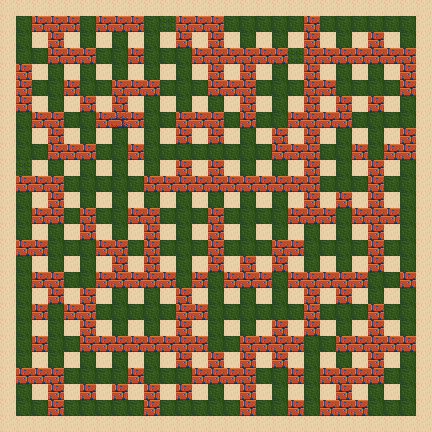

A 2D game scene composited from a Tiled map and its tileset images. What follows is a short description and the map's XML, with every tile layer's data as written:
An orthogonal 27x27 tile map with 16x16 px tiles, 3 tile layers (Ground, ExplodableWall, Wall).

<map version="1.9" tiledversion="1.9.2" orientation="orthogonal" renderorder="right-down" width="27" height="27" tilewidth="16" tileheight="16" infinite="0" backgroundcolor="#00ff00" nextlayerid="5" nextobjectid="1">
 <tileset firstgid="1" source="../tiles2.tsx" />
 <layer id="1" name="Ground" width="27" height="27">
  <properties>
   <property name="collidable" type="bool" value="false" />
  </properties>
  <data encoding="csv">
484,483,483,483,483,483,483,483,483,483,484,483,483,483,483,483,483,483,483,483,483,483,483,483,483,483,483,
483,483,483,483,483,483,483,483,483,483,484,483,483,483,483,483,483,483,483,483,483,483,483,483,483,483,483,
483,483,483,483,483,483,483,483,483,483,484,483,483,483,483,483,483,483,483,483,483,483,483,483,483,483,483,
484,483,483,483,483,483,483,483,483,483,483,483,483,483,483,483,483,483,484,483,483,483,483,483,483,483,483,
484,483,483,483,483,483,483,483,483,483,483,483,483,483,483,483,483,483,483,483,483,483,483,483,483,483,483,
484,483,483,483,483,483,483,483,483,483,483,483,483,483,483,483,483,483,483,483,483,483,483,483,483,483,483,
484,483,483,483,483,483,483,483,483,483,483,483,483,483,483,483,483,483,483,483,483,483,483,483,483,483,483,
484,483,483,483,483,483,483,483,483,483,483,483,483,483,483,483,483,483,483,483,483,483,483,483,483,483,483,
483,483,483,483,483,483,483,483,483,483,483,483,483,483,483,483,483,483,483,483,483,483,483,483,483,483,483,
484,483,483,483,483,483,483,483,483,483,483,483,483,483,483,483,483,483,483,483,483,483,483,483,483,483,483,
483,483,483,483,483,483,483,483,483,483,483,483,483,483,483,483,483,483,483,483,483,483,483,483,483,483,483,
483,483,483,483,483,483,483,483,483,483,483,483,483,483,483,483,483,483,483,483,483,483,483,483,483,483,483,
483,483,483,483,483,483,483,483,483,483,483,483,483,483,483,483,483,483,483,483,483,483,483,483,483,483,483,
483,483,483,483,483,483,483,483,483,483,483,483,483,483,483,483,483,483,483,483,483,483,483,483,483,483,483,
483,483,483,483,483,483,483,483,483,483,483,483,483,483,483,483,483,483,483,483,483,483,483,483,483,483,483,
483,483,483,483,483,483,483,483,483,483,483,483,483,483,483,483,483,483,483,483,483,483,483,483,483,483,483,
483,483,483,483,483,483,483,483,483,483,483,483,483,483,483,483,483,483,483,483,483,483,483,483,483,483,483,
483,483,483,483,483,483,483,483,483,483,483,483,483,483,483,483,483,483,483,483,483,483,483,483,483,483,483,
483,483,483,483,483,483,483,483,483,483,483,483,483,483,483,483,483,483,483,483,483,483,483,483,483,483,483,
483,483,483,483,483,483,483,483,483,483,483,483,483,483,483,483,483,483,483,483,483,483,483,483,483,483,483,
483,483,483,483,483,483,483,483,483,483,483,483,483,483,483,483,483,483,483,483,483,483,483,483,483,483,483,
483,483,483,483,483,483,483,483,483,483,483,483,483,483,483,483,483,483,483,483,483,483,483,483,483,483,483,
483,483,483,483,483,483,483,483,483,483,483,483,483,483,483,483,483,483,483,483,483,483,483,483,483,483,483,
483,483,483,483,483,483,483,483,483,483,483,483,483,483,483,483,483,483,483,483,483,483,483,483,483,483,483,
483,483,483,483,483,483,483,483,483,483,483,483,483,483,483,483,483,483,483,483,483,483,483,483,483,483,483,
483,483,483,483,483,483,483,483,483,483,483,483,483,483,483,483,483,483,483,483,483,483,483,483,483,483,483,
483,483,483,483,483,483,483,483,483,483,483,483,483,483,483,483,483,483,483,483,483,483,483,483,483,483,483
</data>
 </layer>
 <layer id="3" name="ExplodableWall" width="27" height="27">
  <properties>
   <property name="collidable" type="bool" value="true" />
  </properties>
  <data encoding="csv">
0,0,0,0,0,0,0,0,0,0,0,0,0,0,0,0,0,0,0,0,0,0,0,0,0,0,0,
0,0,106,106,106,0,106,106,106,0,0,106,106,106,0,0,0,0,0,106,0,0,0,0,0,0,0,
0,0,0,106,0,0,0,0,0,0,0,106,0,106,0,0,0,0,0,106,0,0,0,106,0,0,0,
0,0,0,106,106,106,0,0,106,0,0,0,106,106,106,106,106,106,0,106,106,106,106,106,106,106,0,
0,106,0,0,0,0,0,0,0,0,0,0,106,106,106,106,0,0,106,106,0,0,0,0,0,106,0,
0,106,0,0,106,0,0,106,106,106,0,0,0,106,106,106,0,0,0,106,106,0,0,0,0,106,0,
0,106,0,0,0,106,0,106,0,0,0,0,0,0,0,106,0,0,0,106,106,106,0,106,0,0,0,
0,0,106,106,0,0,106,105,106,0,0,106,106,106,0,106,0,0,106,106,106,106,0,0,0,0,0,
0,0,0,106,0,0,0,0,0,0,0,106,106,106,0,0,0,106,106,106,0,0,106,0,106,106,0,
0,0,0,106,106,106,0,0,106,0,0,0,0,0,0,0,0,106,106,106,0,0,106,0,106,106,0,
0,0,0,0,0,0,0,0,106,0,0,106,106,106,0,0,0,0,0,106,0,0,0,106,0,0,0,
0,106,106,106,0,0,0,0,0,106,106,106,106,106,106,106,106,106,106,106,0,0,0,106,0,0,0,
0,0,0,106,0,0,0,0,0,0,0,0,0,0,0,0,0,0,0,106,0,106,0,106,0,0,0,
0,0,106,106,0,106,0,0,106,106,0,0,0,106,0,0,0,0,106,106,106,0,106,106,106,0,0,
0,0,106,0,0,106,106,0,0,106,0,0,0,106,0,0,0,0,106,0,0,0,0,106,0,0,0,
0,106,106,0,0,0,106,106,0,106,0,0,0,106,0,0,0,106,106,0,0,0,0,106,0,0,0,
0,0,106,0,0,0,0,106,106,106,106,0,106,106,0,106,106,106,0,0,0,0,106,106,0,0,0,
0,0,106,106,0,0,106,106,106,106,106,0,106,0,106,106,106,0,106,106,106,106,106,0,0,106,0,
0,0,0,106,0,106,106,0,0,0,0,106,0,0,0,0,106,0,106,106,0,106,106,0,0,0,0,
0,0,106,0,106,106,0,0,0,0,0,106,106,0,0,0,0,0,0,106,0,0,0,106,0,0,0,
0,0,0,0,106,106,0,0,0,0,0,106,106,0,0,0,0,106,0,106,106,0,0,106,0,0,0,
0,0,106,0,0,106,106,106,106,106,106,106,106,0,0,106,106,106,106,0,0,106,106,106,106,106,0,
0,0,0,0,0,0,0,0,0,0,0,106,106,106,106,106,106,106,106,0,0,0,0,106,106,0,0,
0,106,106,106,0,0,0,0,106,0,0,0,106,106,106,106,0,0,106,0,106,106,106,106,0,0,0,
0,0,0,106,106,106,106,106,106,106,0,106,0,0,0,106,0,0,0,0,106,106,0,0,0,0,0,
0,0,0,106,0,0,0,0,0,106,0,0,0,0,0,106,0,0,106,0,106,106,106,0,0,0,0,
0,0,0,0,0,0,0,0,106,106,0,0,0,0,0,0,0,0,0,0,0,0,0,0,0,0,0
</data>
 </layer>
 <layer id="4" name="Wall" width="27" height="27">
  <properties>
   <property name="collidable" type="bool" value="true" />
  </properties>
  <data encoding="csv">
386,386,386,386,386,386,386,386,386,386,386,386,386,386,386,386,386,386,386,386,386,386,386,386,386,386,386,
386,0,0,0,0,0,0,0,0,0,0,0,0,0,0,0,0,0,0,0,0,0,0,0,0,0,386,
386,0,386,0,386,0,386,0,386,0,386,0,386,0,386,0,386,0,386,0,386,0,386,0,386,0,386,
386,0,0,0,0,0,0,0,0,0,0,0,0,0,0,0,0,0,0,0,0,0,0,0,0,0,386,
386,0,386,0,386,0,386,0,386,0,386,0,386,0,386,0,386,0,386,0,386,0,386,0,386,0,386,
386,0,0,0,0,0,0,0,0,0,0,0,0,0,0,0,0,0,0,0,0,0,0,0,0,0,386,
386,0,386,0,386,0,386,0,386,0,386,0,386,0,386,0,386,0,386,0,386,0,386,0,386,0,386,
386,0,0,0,0,0,0,0,0,0,0,0,0,0,0,0,0,0,0,0,0,0,0,0,0,0,386,
386,0,386,0,386,0,386,0,386,0,386,0,386,0,386,0,386,0,386,0,386,0,386,0,386,0,386,
386,0,0,0,0,0,0,0,0,0,0,0,0,0,0,0,0,0,0,0,0,0,0,0,0,0,386,
386,484,386,0,386,0,386,0,386,0,386,0,386,0,386,0,386,0,386,0,386,0,386,0,386,0,386,
386,0,0,0,0,0,0,0,0,0,0,0,0,0,0,0,0,0,0,0,0,0,0,0,0,0,386,
386,0,386,0,386,0,386,0,386,0,386,0,386,0,386,0,386,0,386,0,386,0,386,0,386,0,386,
386,0,0,0,0,0,0,0,0,0,0,0,0,0,0,0,0,0,0,0,0,0,0,0,0,0,386,
386,0,386,0,386,0,386,0,386,0,386,0,386,0,386,0,386,0,386,0,386,0,386,0,386,0,386,
386,0,0,0,0,0,0,0,0,0,0,0,0,0,0,0,0,0,0,0,0,0,0,0,0,0,386,
386,0,386,0,386,0,386,0,386,0,386,0,386,0,386,0,386,0,386,0,386,0,386,0,386,0,386,
386,0,0,0,0,0,0,0,0,0,0,0,0,0,0,0,0,0,0,0,0,0,0,0,0,0,386,
386,0,386,0,386,0,386,0,386,0,386,0,386,0,386,0,386,0,386,0,386,0,386,0,386,0,386,
386,0,0,0,0,0,0,0,0,0,0,0,0,0,0,0,0,0,0,0,0,0,0,0,0,0,386,
386,0,386,0,386,0,386,0,386,0,386,0,386,0,386,0,386,0,386,0,386,0,386,0,386,0,386,
386,0,0,0,0,0,0,0,0,0,0,0,0,0,0,0,0,0,0,0,0,0,0,0,0,0,386,
386,0,386,0,386,0,386,0,386,0,386,0,386,0,386,0,386,0,386,0,386,0,386,0,386,0,386,
386,0,0,0,0,0,0,0,0,0,0,0,0,0,0,0,0,0,0,0,0,0,0,0,0,0,386,
386,0,386,0,386,0,386,0,386,0,386,0,386,0,386,0,386,0,386,0,386,0,386,0,386,0,386,
386,0,0,0,0,0,0,0,0,0,0,0,0,0,0,0,0,0,0,0,0,0,0,0,0,0,386,
386,386,386,386,386,386,386,386,386,386,386,386,386,386,386,386,386,386,386,386,386,386,386,386,386,386,386
</data>
 </layer>
</map>